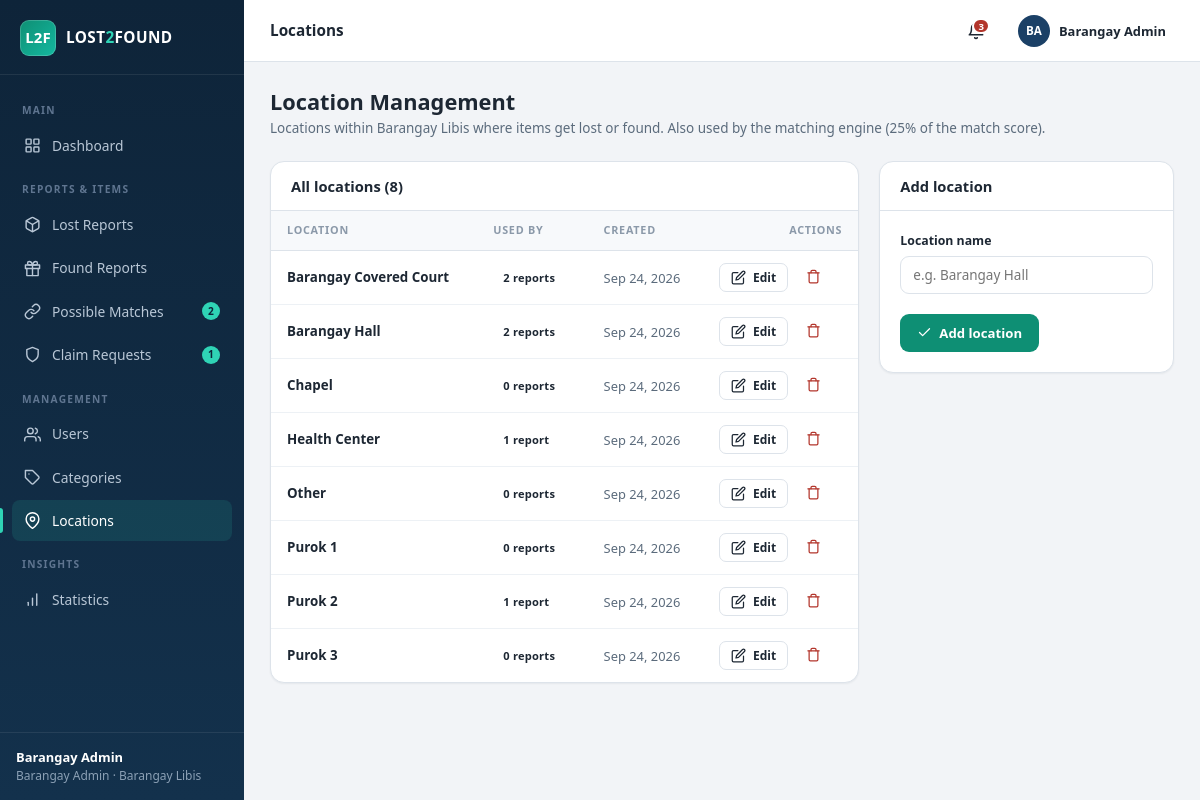
The page /admin/locations.php (signed in) on the database its author committed.
### tables this page shows
CREATE TABLE IF NOT EXISTS locations (
  id            INT AUTO_INCREMENT PRIMARY KEY,
  location_name VARCHAR(100) NOT NULL UNIQUE,
  created_at    TIMESTAMP DEFAULT CURRENT_TIMESTAMP
);

### admin/locations.php (the view, shortened to what this page needs)
<?php
require_once __DIR__ . '/../config/config.php';
$db = get_db();
$editLoc = null;
$locations = $db->query(
    "SELECT l.*,
        (SELECT COUNT(*) FROM lost_items  li WHERE li.location_id = l.id)
      + (SELECT COUNT(*) FROM found_items fi WHERE fi.location_id = l.id) AS usage_count
     FROM locations l
     ORDER BY l.location_name"
)->fetchAll();
require __DIR__ . '/../includes/header.php';
?>
<div class="page-head">
  <div>
    <h1>Location Management</h1>
    <p>Locations within Barangay Libis where items get lost or found. Also used by the matching
       engine (25% of the match score).</p>
  </div>
</div>
<div class="grid-2-1">
  <div class="card">
    <div class="card-head"><h3>All locations (<?= count($locations) ?>)</h3></div>
    <div class="table-wrap">
      <table>
        <thead><tr><th>Location</th><th>Used by</th><th>Created</th><th class="td-actions">Actions</th></tr></thead>
        <tbody>
        <?php foreach ($locations as $l): ?>
          <tr>
            <td><strong><?= e($l['location_name']) ?></strong></td>
            <td><span class="badge badge-plain"><?= (int)$l['usage_count'] ?> report<?= (int)$l['usage_count'] === 1 ? '' : 's' ?></span></td>
            <td class="muted small"><?= fmt_date($l['created_at']) ?></td>
            <td class="td-actions">
              <div class="actions">
                <a class="btn btn-outline btn-sm" href="<?= base_url('admin/locations.php?edit=' . (int)$l['id']) ?>">
                  <?= icon('edit', 'i i-sm') ?> Edit
                </a>
                <form method="post">
                  <button class="btn btn-ghost btn-sm" style="color:var(--danger)"
                          data-confirm="Delete location <?= e($l['location_name']) ?>? It cannot be deleted while item reports still use it.">
                    <?= icon('trash', 'i i-sm') ?>
                  </button>
                </form>
              </div>
            </td>
          </tr>
        <?php endforeach; ?>
        </tbody>
      </table>
    </div>
  </div>
  <div class="card">
    <div class="card-head"><h3><?= $editLoc ? 'Edit location' : 'Add location' ?></h3></div>
    <div class="card-body">
      <form method="post" novalidate>
        <div class="field">
          <label for="location_name">Location name</label>
          <input class="input" id="location_name" name="location_name" maxlength="100"
                 value="<?= e($editLoc['location_name'] ?? '') ?>" placeholder="e.g. Barangay Hall" required>
        </div>
        <div class="flex mt-3">
          <button class="btn btn-teal" type="submit"><?= icon('check', 'i i-sm') ?> <?= $editLoc ? 'Save changes' : 'Add location' ?></button>
        </div>
      </form>
    </div>
  </div>
</div>
<?php require __DIR__ . '/../includes/footer.php'; ?>

### config/config.php (shortened to what this page needs)
<?php
function base_url(string $path = ''): string {
    $script = str_replace('\\', '/', dirname($_SERVER['SCRIPT_NAME'] ?? '/'));
    $known  = ['admin', 'resident', 'auth', 'public', 'config'];
    foreach ($known as $seg) {
        $pos = strrpos($script, '/' . $seg);
        if ($pos !== false) {
            $script = substr($script, 0, $pos);
            break;
        }
    }
    return rtrim($script, '/') . '/' . ltrim($path, '/');
}
function e(?string $value): string {
    return htmlspecialchars((string)$value, ENT_QUOTES, 'UTF-8');
}
function icon(string $name, string $class = 'i'): string {
    return '<svg class="' . e($class) . '" viewBox="0 0 24 24" aria-hidden="true">' . ($icons[$name] ?? '') . '</svg>';
}
function fmt_date(?string $date): string {
    return $date ? date('M j, Y', strtotime($date)) : '—';
}

### assets/css/style.css (style rules this page uses)
:root { --navy-900: #0e2439; --navy-800: #13314c; --navy-700: #1b4066; --teal: #0e8f74; --teal-dark: #0b7260; --teal-soft: #e3f4f0; --sky-50: #f4faff; --sky-100: #e6f4fe; --sky-200: #cfeafd; --sky-300: #a9d8f7; --sky-400: #7cc3ef; --sky-500: #4fade2; --sky-600: #2374a6; --sky-700: #1a5c87; --sky-800: #123f60; --primary: #1b4066; --primary-dark: #13314c; --primary-soft: #e8eef5; --danger: #b3362c; --danger-soft: #f9e9e7; --warn: #a05e03; --warn-soft: #fdf3e0; --success: #147a52; --success-soft: #e4f4ec; --info: #1f5e9e; --info-soft: #e7f0f9; --purple: #5b3e8e; --purple-soft: #efe9f9; --bg: #f2f4f7; --surface: #ffffff; --border: #dde3ea; --text: #1d2733; --text-soft: #5b6b7c; --text-faint: #8b99a9; --radius: 10px; --radius-lg: 14px; --shadow-sm: 0 1px 2px rgba(16, 32, 51, .06); --shadow: 0 4px 16px rgba(16, 32, 51, .08); --shadow-lg: 0 12px 40px rgba(16, 32, 51, .16); --font: "Segoe UI", system-ui, -apple-system, Roboto, "Helvetica Neue", Arial, sans-serif; }
* { margin: 0; padding: 0; box-sizing: border-box; }
html { font-size: 15px; }
body { font-family: var(--font); background: var(--bg); color: var(--text); line-height: 1.55; -webkit-font-smoothing: antialiased; }
a { color: var(--primary); text-decoration: none; }
h1, h2, h3, h4 { font-weight: 700; line-height: 1.25; color: var(--text); }
h1 { font-size: 1.45rem; }
h3 { font-size: 1.02rem; }
.muted { color: var(--text-soft); }
.small { font-size: .86rem; }
.mt-3 { margin-top: 20px; }
.flex { display: flex; align-items: center; gap: 10px; }
.i { width: 18px; height: 18px; flex-shrink: 0; stroke: currentColor; fill: none; stroke-width: 2; stroke-linecap: round; stroke-linejoin: round; }
.i-sm { width: 15px; height: 15px; }
.nav .i { width: 17px; height: 17px; }
.page-head { display: flex; align-items: flex-start; justify-content: space-between; gap: 16px; margin-bottom: 22px; flex-wrap: wrap; }
.page-head p { color: var(--text-soft); font-size: .9rem; margin-top: 3px; }
.card { background: var(--surface); border: 1px solid var(--border); border-radius: var(--radius-lg); box-shadow: var(--shadow-sm); }
.card-head { display: flex; align-items: center; justify-content: space-between; gap: 12px; padding: 15px 20px; border-bottom: 1px solid var(--border); flex-wrap: wrap; }
.card-head h3 { font-size: .98rem; }
.card-body { padding: 20px; }
.grid-2-1 { display: grid; grid-template-columns: 2fr 1fr; gap: 20px; align-items: start; }
.btn { display: inline-flex; align-items: center; justify-content: center; gap: 7px; padding: 9px 16px; border-radius: 9px; border: 1px solid transparent; font: 600 .88rem var(--font); cursor: pointer; text-decoration: none; transition: background .15s ease, border-color .15s ease, box-shadow .15s ease; white-space: nowrap; }
.btn-teal { background: var(--teal); color: #fff; }
.btn-outline { background: var(--surface); border-color: var(--border); color: var(--text); }
.btn-ghost { background: transparent; color: var(--text-soft); }
.btn-sm { padding: 5px 11px; font-size: .8rem; border-radius: 7px; }
.actions { display: flex; gap: 6px; }
.field label { display: block; font-size: .82rem; font-weight: 600; color: var(--text); margin-bottom: 5px; }
.input, select.input, textarea.input { width: 100%; padding: 9px 12px; border: 1px solid var(--border); border-radius: 9px; background: var(--surface); color: var(--text); font: 400 .9rem var(--font); transition: border-color .15s ease, box-shadow .15s ease; }
.table-wrap { overflow-x: auto; }
table { width: 100%; border-collapse: collapse; font-size: .89rem; }
th { text-align: left; padding: 11px 16px; font-size: .72rem; font-weight: 700; text-transform: uppercase; letter-spacing: .07em; color: var(--text-faint); background: #f7f9fb; border-bottom: 1px solid var(--border); white-space: nowrap; }
td { padding: 12px 16px; border-bottom: 1px solid #edf1f5; vertical-align: middle; }
tbody tr:last-child td { border-bottom: 0; }
tbody tr { transition: background .12s ease; }
.td-actions { text-align: right; white-space: nowrap; }
.badge { display: inline-flex; align-items: center; gap: 5px; padding: 3px 10px; border-radius: 999px; font-size: .74rem; font-weight: 700; letter-spacing: .02em; white-space: nowrap; }
.badge::before { content: ""; width: 6px; height: 6px; border-radius: 50%; background: currentColor; }
.badge-plain::before { display: none; }

### rows shown on the page
locations: location_name "Barangay Covered Court", usage_count "2", created_at "Sep 24, 2026"
locations: location_name "Barangay Hall", usage_count "2", created_at "Sep 24, 2026"
locations: location_name "Chapel", usage_count "0", created_at "Sep 24, 2026"
locations: location_name "Health Center", usage_count "1", created_at "Sep 24, 2026"
locations: location_name "Other", usage_count "0", created_at "Sep 24, 2026"
locations: location_name "Purok 1", usage_count "0", created_at "Sep 24, 2026"
locations: location_name "Purok 2", usage_count "1", created_at "Sep 24, 2026"
locations: location_name "Purok 3", usage_count "0", created_at "Sep 24, 2026"

### other values the page prints
$section "MAIN"
$label "Dashboard"
$section "REPORTS & ITEMS"
$label "Lost Reports"
$label "Found Reports"
$label "Possible Matches"
$count "2"
$label "Claim Requests"
$count "1"
$section "MANAGEMENT"
$label "Users"
$label "Categories"
$label "Locations"
$section "INSIGHTS"
$label "Statistics"
